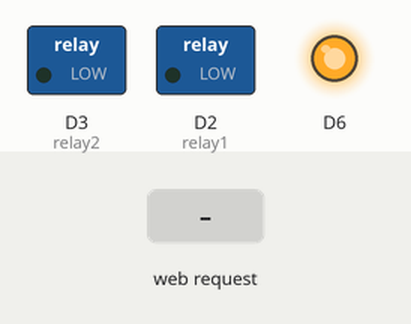
This sketch was run on a simulated ESP8266 (NodeMCU). Shown: switched loads named in the sketch (green lamp = pin HIGH), output pins drawn as LEDs (lit = HIGH). The test bench sets the inputs (shaded band). WiFi joins after 1.5 s; servers stay silent unless stated; what the sketch prints to the serial monitor is not drawn.

Above: at 2.7 s.
2.8 s: HTTP request GET /frente received
At 3.6 s:
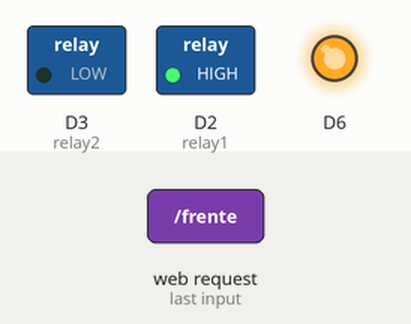
5.3 s: HTTP request GET /re received
At 5.9 s:
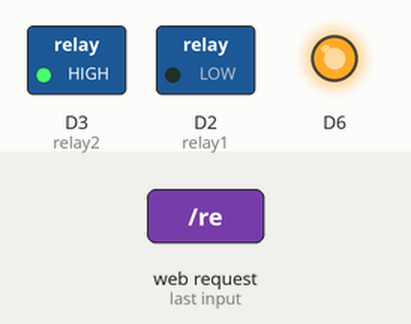
Timing chart, 0 to 8.3 s (numbered marks = the images above; inputs shaded):
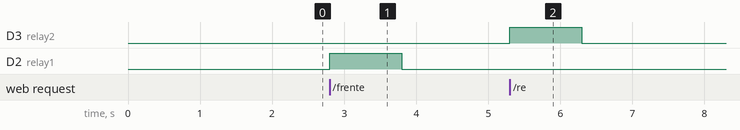

Measured:
- after the input at 2.8 s, D2 (relay1): LOW → HIGH at once, → LOW 1.0 s later
- after the input at 5.3 s, D3 (relay2): LOW → HIGH at once, → LOW 1.0 s later

The sketch:

Carro_Controle_Remoto_WebServer.ino
```cpp
#include <ESP8266WiFi.h>
#include <WiFiClient.h>
#include <ESP8266WebServer.h>


const int relay1 = D2;
const int relay2 = D3;


const char MAIN_page[] PROGMEM = R"=====(
<!DOCTYPE html>
<html>
<body>
<center>
<a href="frente" style="font-size: 50px">frente</a><br>
<a href="re" style="font-size: 50px">re</a><br>
<hr>
</center>

</body>
</html>
)=====";


//SSID and Password of your WiFi router
const char* ssid = "fabio_ap";
const char* password = "capivara123";

//Declare a global object variable from the ESP8266WebServer class.
ESP8266WebServer server(80); //Server on port 80


void handleRoot() {
 String s = MAIN_page; //Read HTML contents
 server.send(200, "text/html", s); //Send web page
}


void frente() {
  digitalWrite(relay1, HIGH); digitalWrite(relay2, LOW);
  delay(1000);
  digitalWrite(relay1, LOW); digitalWrite(relay2, LOW);

  server.sendHeader("Location","/");
  server.send(303);
}

void re() {
  digitalWrite(relay1, LOW); digitalWrite(relay2, HIGH);
  delay(1000);
  digitalWrite(relay1, LOW); digitalWrite(relay2, LOW);

  server.sendHeader("Location","/");
  server.send(303);
}


void setup(void){
  pinMode(relay1, OUTPUT);
  pinMode(relay2, OUTPUT);
  Serial.begin(115200);
  WiFi.begin(ssid, password);
  Serial.println("");
  while (WiFi.status() != WL_CONNECTED) {
    delay(500);
    Serial.print(".");
  }
  Serial.println("");
  Serial.print("Connected to ");
  Serial.println(ssid);
  Serial.print("IP address: ");
  Serial.println(WiFi.localIP());

  server.on("/", handleRoot);
  server.on("/frente", frente);
  server.on("/re", re);

  server.begin();
  Serial.println("HTTP server started");

  int led = D12;
  pinMode(led, OUTPUT);
  digitalWrite(led, HIGH);
}


void loop(void){
  server.handleClient();
}
```
